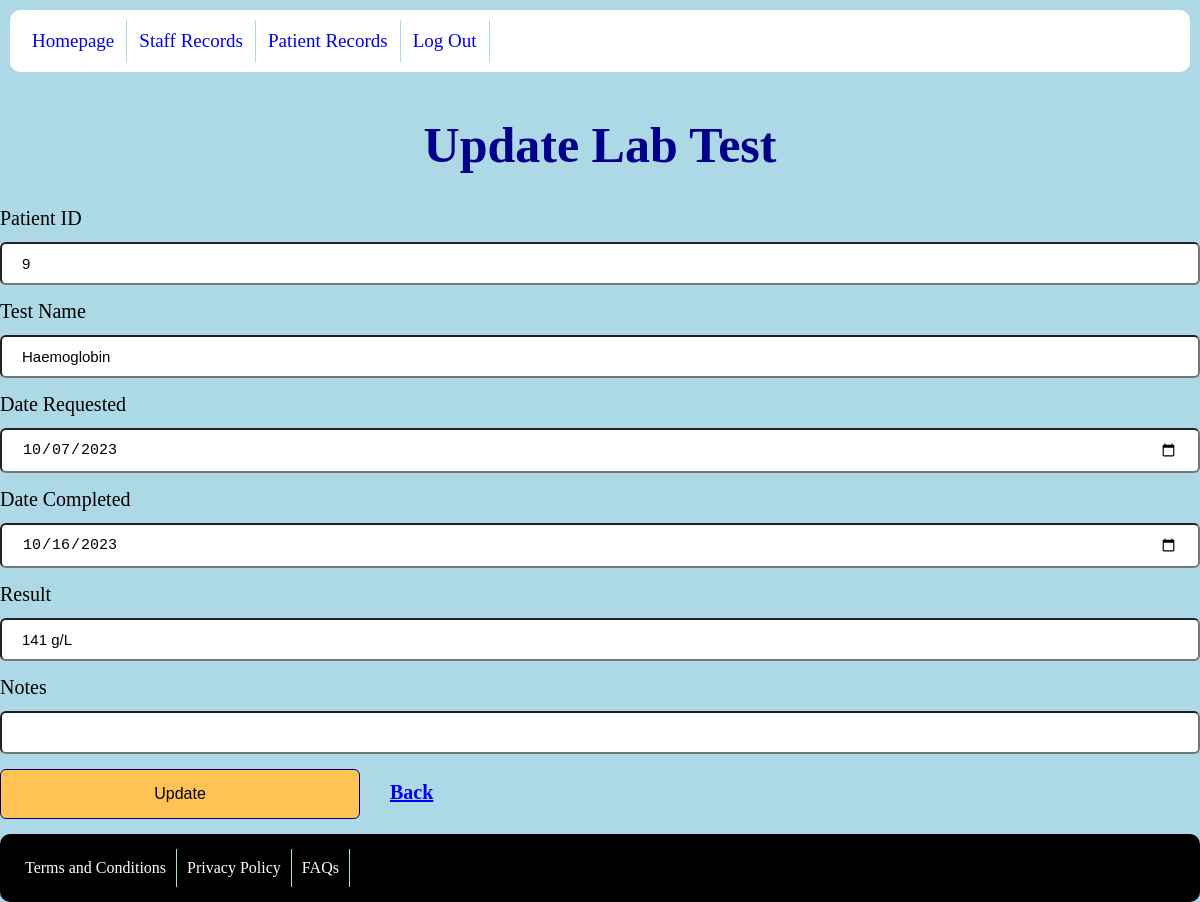
Page /labTest/updateLabTest.php?lid=1 (signed in) on the committed database.
### tables this page shows
CREATE TABLE `lab_tests` (
  `lab_test_id` int(11) NOT NULL,
  `patient_id` int(11) NOT NULL,
  `lab_test_name` text NOT NULL,
  `date_requested` date NOT NULL,
  `date_completed` date DEFAULT NULL,
  `result` text DEFAULT NULL,
  `notes` text DEFAULT NULL
);

### labTest/updateLabTest.php (the view, shortened to what this page needs)
<!DOCTYPE html>
<html lang="en">
<head>
    <link href="../css/desktop.css" media="only screen and (min-width:720px)" rel="stylesheet" type="text/css">
    <link href="../css/mobile.css" media="only screen and (max-width:720px)" rel="stylesheet" type="text/css">
</head>
<body>
    <div class="container">
        <?php
        include("../includes/header.php");
        $conn = new mysqli(DB_HOST, DB_USER, DB_PASSWORD, DB_NAME);
            $sql = "SELECT * FROM Lab_Tests WHERE lab_test_id=?";
            $stmt = $conn->prepare($sql);
            $stmt->bind_param("i", $_GET['lid']);
            $stmt->execute();
            $result = $stmt->get_result();
            $arrayResult = [];
            while ($row = $result->fetch_assoc()) {
                $arrayResult[] = $row;
            }
        ?>
        <main>
            <h1>Update Lab Test</h1>
            <form method="post">
                <label>Patient ID</label>
                <input type="number" name="pid" value="<?php echo $arrayResult[0]['patient_id']; ?>">
                <label>Test Name</label>
                <input type="text" name="tname" value="<?php echo $arrayResult[0]['lab_test_name']; ?>">
                <label>Date Requested</label>
                <input type="date" name="reqdate" value="<?php echo $arrayResult[0]['date_requested']; ?>">
                <label>Date Completed</label>
                <input type="date" name="cdate" value="<?php echo $arrayResult[0]['date_completed']; ?>">
                <label>Result</label>
                <input type="text" name="result" value="<?php echo $arrayResult[0]['result']; ?>">
                <label>Notes</label>
                <input type="text" name="lnotes" value="<?php echo $arrayResult[0]['notes']; ?>">
                <input type="submit" name="submit" value="Update"><a href="../labTest/lab-tests.php" class="back-button">Back</a>
            </form>
        </main>
        <?php
            include("../includes/footer.php");
        ?>
    </div>
</body>
</html>

### css/desktop.css (style rules this page uses)
body { background-color: lightblue; margin: 0; display: flex; justify-content: center; align-items: center; }
.container { width:100%; margin: 0 auto; max-width: 1200px; min-width: 600px; display: flex; flex-direction: column; min-height:100vh; min-height:100svh; }
h1 { font-size: 50px; color:darkblue; text-align: center; }
input, select { width: 100%; display:inline-block; padding: 11px 20px; margin-top: 10px; box-sizing: border-box; border-radius: 6px; font-size:15px; }
label { display: block; margin-top: 15px; margin-bottom:2px; font-size:20px; }
button, input[type=submit] { background-color: #FFC355; color: black; border: 1px darkblue solid; border-radius: 6px; padding: 15px 32px; text-align: center; text-decoration: none; display: inline-block; font-size: 16px; cursor: pointer; width:30%; margin-top:15px; margin-bottom:15px; }
form { font-size: 20px; border-radius:20px; }
.back-button { font-weight: bold; padding-left: 30px; }
:root { --delay: 0; --duration: 800ms; --iterations: 1; }

### css/mobile.css (style rules this page uses)
body { background-color: lightblue; margin: 0; display: flex; justify-content: center; align-items: center; }
main { margin:5px; }
h1 { font-size: 40px; color:darkblue; text-align: center; }
.container { width:100%; margin:auto; display: flex; flex-direction: column; min-height:100vh; min-height:100svh; }
input, select { width: 100%; display:inline-block; padding: 11px 20px; margin: 15px 0; box-sizing: border-box; border-radius: 6px; font-size:15px; }
label { display: block; margin-top: 15px; margin-bottom:2px; font-size:20px; }
button, input[type=submit] { background-color: #FFC355; color: black; padding: 14px 20px; border: none; width: 100%; margin-top:15px; margin-bottom:15px; border-radius: 6px; border: 1px darkblue solid; }
input[type=submit] { width: 100%; }
form { font-size: 20px; padding:10px; border-radius:20px; }
.back-button { font-weight: bold; padding-left: 10px; }
:root { --delay: 0; --duration: 800ms; --iterations: 1; }

### rows in the picture
lab_tests: pid "9", tname "Haemoglobin", reqdate "10/07/2023", cdate "10/16/2023", result "141 g/L"

### other values in the picture
$title "Homepage"
$title "Staff Records"
$title "Patient Records"
$title "Log Out"
